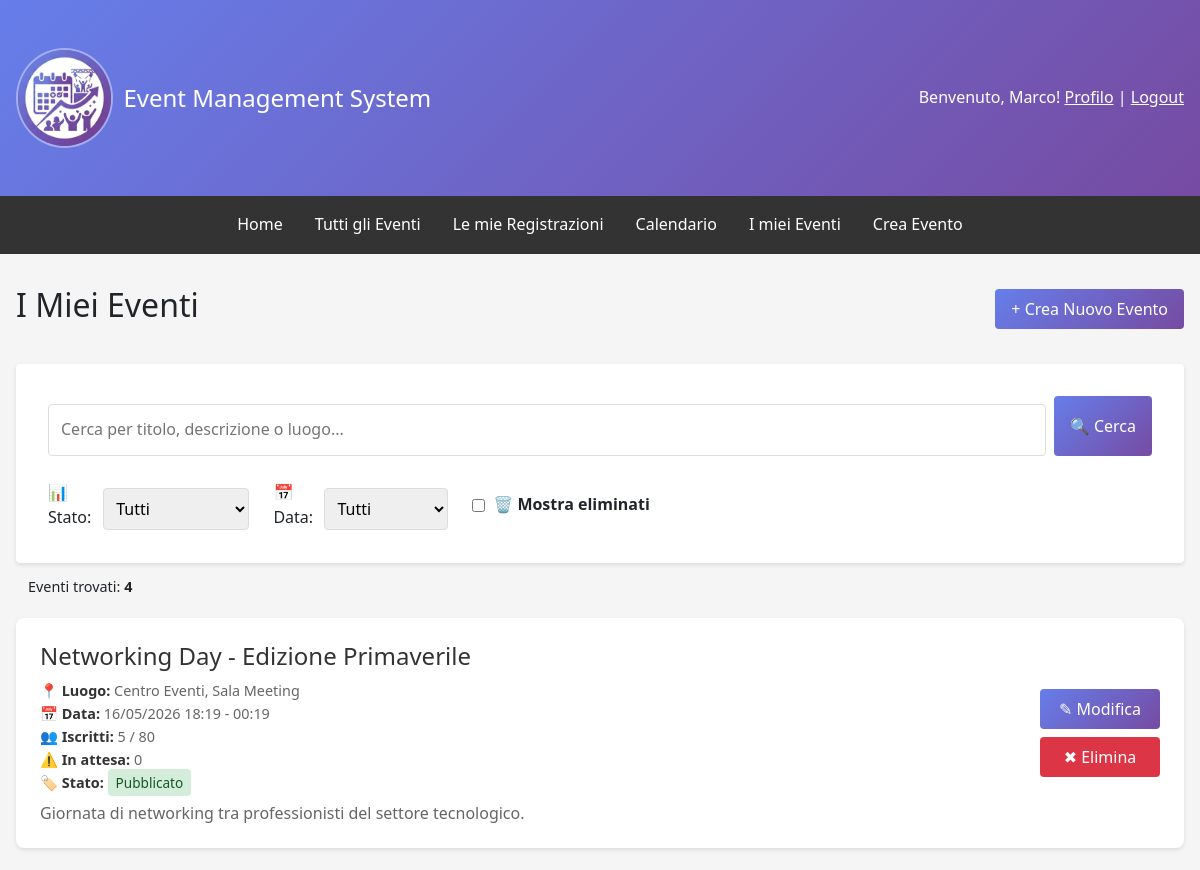
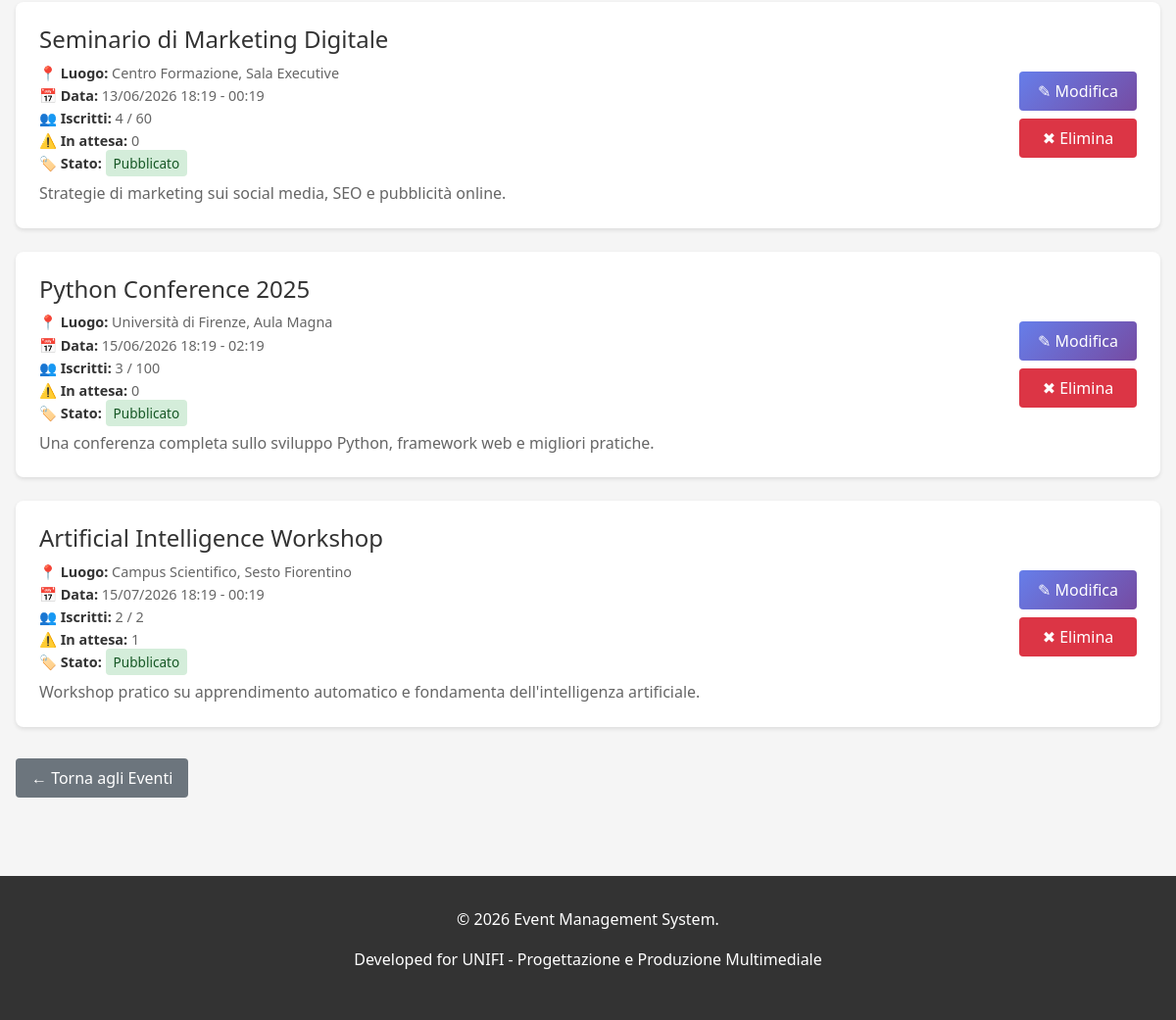
The app's page /events/my-events/ (signed in), older data (2 pictures, top to bottom).
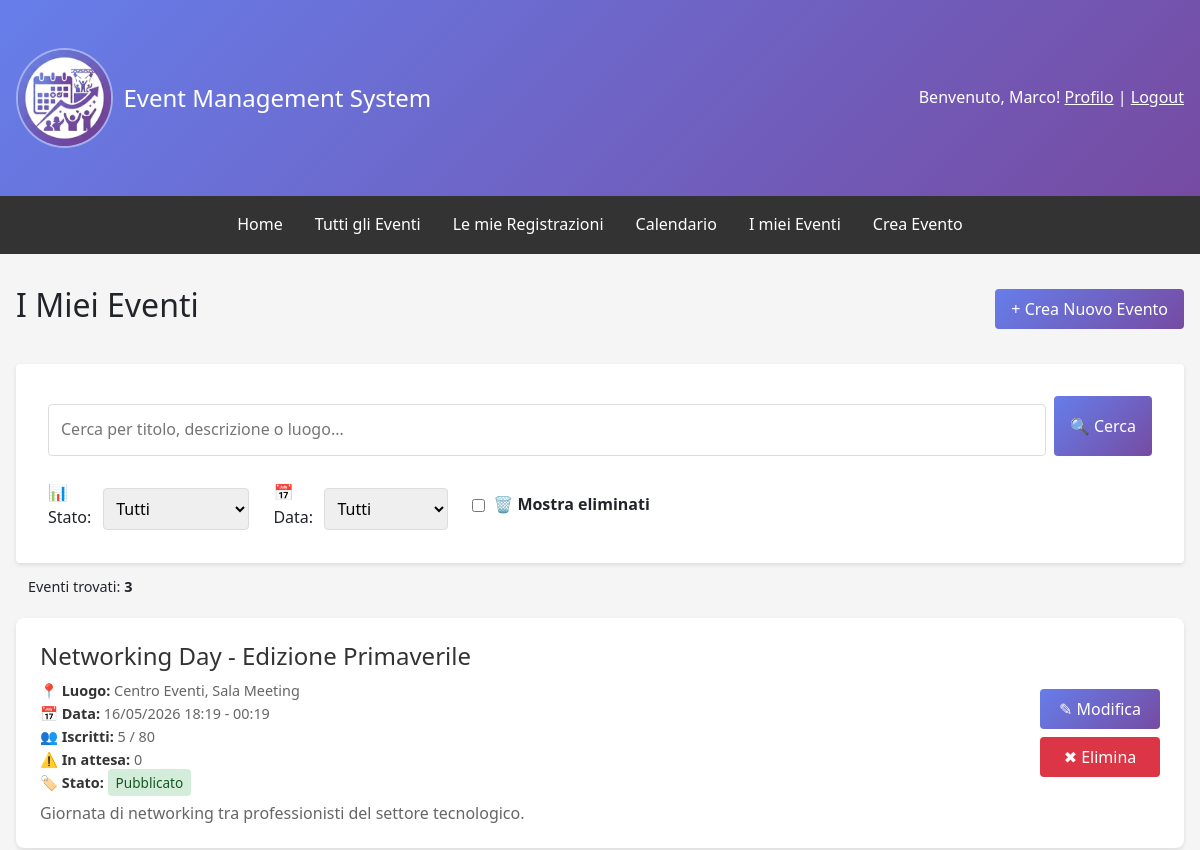
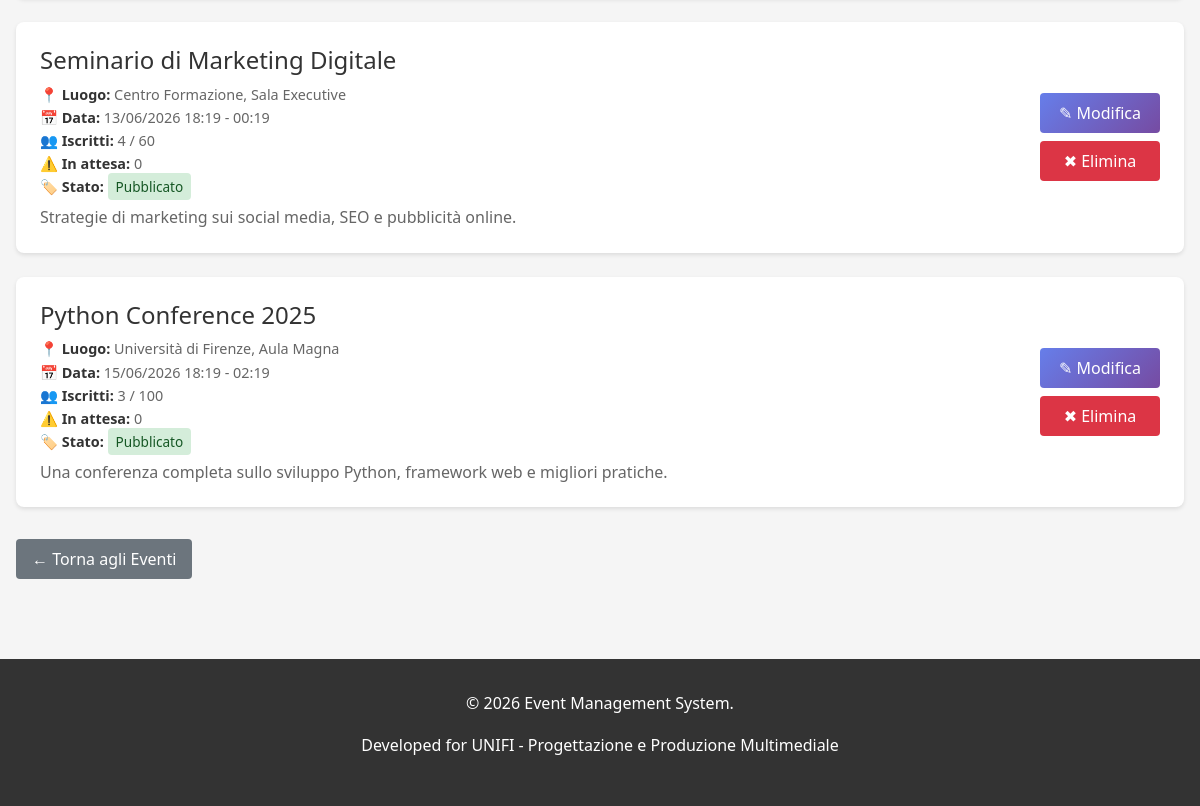
The same page, newer data (2 pictures, top to bottom).
### events/models.py (models this page shows, shortened)
class Event(models.Model):
    STATUS_CHOICES = [('draft', 'Bozza'), ('published', 'Pubblicato'), ('ongoing', 'In Corso'), ('completed', 'Completato'), ('cancelled', 'Annullato')]
    title = models.CharField(max_length=200, verbose_name='Titolo')
    description = models.TextField(verbose_name='Descrizione')
    organizer = models.ForeignKey(User, on_delete=models.CASCADE, related_name='organized_events', verbose_name='Organizzatore')
    location = models.CharField(max_length=255, verbose_name='Luogo')
    start_date = models.DateTimeField(verbose_name='Data e Ora Inizio')
    end_date = models.DateTimeField(verbose_name='Data e Ora Fine')
    max_attendees = models.IntegerField(null=True, blank=True, verbose_name='Numero Massimo Partecipanti')
    image = models.ImageField(upload_to='event_images/', blank=True, null=True, verbose_name='Immagine')
    status = models.CharField(max_length=15, choices=STATUS_CHOICES, default='draft', verbose_name='Stato')
    created_at = models.DateTimeField(auto_now_add=True)
    updated_at = models.DateTimeField(auto_now=True)
    deleted_at = models.DateTimeField(null=True, blank=True, verbose_name='Eliminato il')
    class Meta:
        ordering = ['-start_date']
        permissions = [('can_create_event', 'Può creare eventi'), ('can_edit_own_events', 'Può modificare i propri eventi'), ('can_delete_own_events', 'Può eliminare i propri eventi'), ('can_view_attendees', 'Può visualizzare la lista dei partecipanti')]
    @property
    def get_confirmed_attendees_count(self):
        return self.eventregistration_set.filter(status='confirmed').count()
    def get_pending_attendees_count(self):
        return self.eventregistration_set.filter(status='pending').count()

### events/views.py (the view)
# urls.py: path('my-events/', views.organizer_events, name='organizer_events'),
def organizer_events(request):
    if not request.user.is_authenticated:
        return redirect('users:login')
    try:
        profile = request.user.profile
        is_organizer = profile.role == 'organizer'
    except UserProfile.DoesNotExist:
        is_organizer = False
    is_admin = request.user.is_staff
    if not is_organizer and not is_admin:
        messages.error(request, 'Accesso negato. Solo gli organizzatori possono visualizzare questa pagina.')
        return redirect('events:event_list')
    search_query = request.GET.get('search', '')
    status_filter = request.GET.get('status', '')
    date_filter = request.GET.get('date', '')
    show_deleted = request.GET.get('show_deleted', '') == 'true'
    return_url = request.get_full_path()
    if is_admin:
        queryset = Event.objects.all().order_by('start_date')
    else:
        queryset = Event.objects.filter(organizer=request.user).order_by('start_date')
    if not show_deleted:
        queryset = queryset.filter(deleted_at__isnull=True)
    if search_query:
        queryset = queryset.filter(
            Q(title__icontains=search_query) |
            Q(description__icontains=search_query) |
            Q(location__icontains=search_query)
        )
    if status_filter:
        queryset = queryset.filter(status=status_filter)
    today = timezone.now().date()
    now = timezone.now()
    if date_filter == 'upcoming':
        queryset = queryset.filter(start_date__date__gte=today)
    elif date_filter == 'past':
        queryset = queryset.filter(end_date__date__lt=today)
    elif date_filter == 'ongoing':
        queryset = queryset.filter(start_date__lte=now, end_date__gte=now)
    if is_admin:
        queryset = queryset.order_by('-start_date')  # Admin: più recenti prima
    else:
        if date_filter == 'past':
            queryset = queryset.order_by('-start_date')  # Passati: più recenti prima
        else:
            queryset = queryset.order_by('start_date')  # Prossimi: più vicini prima
    for event in queryset:
        if event.deleted_at:
            event.can_restore = (timezone.now() - event.deleted_at).days < 3
        else:
            event.can_restore = False
    paginator = Paginator(queryset, 10)  # 10 eventi per pagina
    page_number = request.GET.get('page')
    events_page = paginator.get_page(page_number)
    context = {
        'events': events_page,
        'paginator': paginator,
        'title': 'I Miei Eventi',
        'is_admin': is_admin,
        'search_query': search_query,
        'status_filter': status_filter,
        'date_filter': date_filter,
        'show_deleted': show_deleted,
        'return_url': return_url,
        'status_choices': Event._meta.get_field('status').choices,
    }
    return render(request, 'events/organizer_events.html', context)

### templates/events/organizer_events.html (shortened to what this page needs)
{% extends 'base.html' %}
{% block content %}
<div class="organizer-header">
    <h2>{% if is_admin %}Tutti gli Eventi{% else %}{{ title }}{% endif %}</h2>
    {% if not is_admin %}
        <a href="{% url 'events:event_create' %}?next={{ request.GET.next|default:request.path }}" class="btn btn-primary">+ Crea Nuovo Evento</a>
    {% endif %}
</div>
    <form method="get" action="" id="filterForm">
        <div class="search-bar">
            <input type="text"
                   name="search"
                   id="search-box"
                   aria-label="Search-box"
                   placeholder="Cerca per titolo, descrizione o luogo..."
                   value="{{ search_query }}">
            <button type="submit" class="btn btn-primary">🔍 Cerca</button>
        </div>
        <div class="filter-group">
            <div class="filter-item">
                <label>📊 Stato:</label>
                <select aria-label="status" name="status" onchange="this.form.submit()">
                    <option value="">Tutti</option>
                </select>
            </div>
            <div class="filter-item">
                <label>📅 Data:</label>
                <select aria-label="date" name="date" onchange="this.form.submit()">
                    <option value="all" {% if date_filter == 'all' or not date_filter %}selected{% endif %}>Tutti</option>
                </select>
            </div>
            <div class="checkbox-item">
               <input type="checkbox"
                   name="show_deleted"
                   value="true"
                   id="show_deleted"
                   onchange="this.form.submit()">
                <label for="show_deleted">🗑️ Mostra eliminati</label>
            </div>
        </div>
    </form>
<div class="results-info">
    Eventi trovati: <strong>{{ paginator.count }}</strong>
</div>
{% if events %}
    {% for event in events %}
        <div class="event-card" onclick="window.location.href='{% url 'events:event_detail' event.pk %}'" style="cursor: pointer;">
            <div class="event-card-content">
                <div class="event-card-info">
                    <h3 class="event-title">{{ event.title }}</h3>
                    <div class="event-meta">
                        <strong>📍 Luogo:</strong> {{ event.location }}<br>
                        <strong>📅 Data:</strong> {{ event.start_date|date:"d/m/Y H:i" }} - {{ event.end_date|date:"H:i" }}<br>
                        <strong>👥 Iscritti:</strong> {{ event.get_confirmed_attendees_count }}{% if event.max_attendees %} / {{ event.max_attendees }}{% endif %}<br>
                        <strong>⚠️ In attesa:</strong> {{ event.get_pending_attendees_count }}<br>
                        <strong>🏷️ Stato:</strong>
                        <div class="event-status">
                        <span style="padding: 0.25rem 0.5rem; border-radius: 4px; font-size: 0.85rem;
                            {% if event.status == 'published' %}background-color: #d4edda; color: #155724;
                            {% elif event.status == 'draft' %}background-color: #fff3cd; color: #856404;
                            {% elif event.status == 'cancelled' %}background-color: #f8d7da; color: #721c24;
                            {% elif event.status == 'completed' %}background-color: #d1ecf1; color: #0c5460;
                            {% elif event.status == 'ongoing' %}background-color: #e8d9ff; color: #4a1d8c;
                            {% endif %}">
                            {{ event.get_status_display }}
                        </span>
                        </div>
                    </div>
                    <p class="event-description">{{ event.description|truncatewords:30 }}</p>
                </div>
                <div class="event-card-actions">
                    {% if not event.deleted_at %}
                        <a href="{% url 'events:event_update' event.pk %}?next={{ return_url|urlencode }}" class="btn btn-primary">✎ Modifica</a>
                        <a href="{% url 'events:event_delete' event.pk %}?next={{ return_url|urlencode }}" class="btn btn-danger">✖ Elimina</a>
                    {% elif event.can_restore %}
                        <a href="{% url 'events:event_restore' event.pk %}?next={{ return_url|urlencode }}" class="btn btn-success">⟲ Ripristina</a>
                        <a href="{% url 'events:event_delete' event.pk %}?next={{ return_url|urlencode }}" class="btn btn-danger" style="background: #ff0000">✖ Elimina definitivamente</a>
                    {% else %}
                        <a href="{% url 'events:event_delete' event.pk %}?next={{ return_url|urlencode }}" class="btn btn-danger" style="background: #ff0000">✖ Elimina definitivamente</a>
                    {% endif %}
                </div>
            </div>
        </div>
    {% endfor %}
{% endif %}
<div style="margin-top: 2rem;">
    <a href="{% url 'events:event_list' %}" class="btn btn-secondary">← Torna agli Eventi</a>
</div>
{% endblock %}

### templates/base.html (shortened to what this page needs)
{% load static %}
<!DOCTYPE html>
<html lang="it">
<head>
    <link href="https://cdn.jsdelivr.net/npm/bootstrap@5.3.0/dist/css/bootstrap.min.css" rel="stylesheet">
</head>
<body>
    <header>
        <div class="container">
            <div class="header-content">
                <div class="header-logo">
                    <a href="{% url 'home' %}" style="text-decoration: none; color: inherit; display: flex; align-items: center; gap: 10px;">
                        <img src="{% static 'favicon.ico' %}" alt="Event Management System Logo">
                        <h1>Event Management System</h1>
                    </a>
                </div>
                <div class="user-info">
                    {% if user.is_authenticated %}
                        <span>Benvenuto, {{ user.first_name|default:user.username }}!</span>
                        <a href="{% url 'users:profile' %}" style="color: white; text-decoration: underline;">Profilo</a> |
                        <form method="post" action="{% url 'users:logout' %}" style="display: inline; margin: 0; padding: 0; background: none; border:none; outline: none; box-shadow: none;">
                            <button type="submit" style="background: none; border: none; color: white; text-decoration: underline; cursor: pointer; padding: 0; font: inherit; outline: none; box-shadow: none;">
                                Logout
                            </button>
                        </form>
                    {% else %}
                        <a href="{% url 'users:login' %}" style="color: white; text-decoration: underline;">Login</a> |
                        <a href="{% url 'users:register' %}" style="color: white; text-decoration: underline;">Registrati</a>
                    {% endif %}
                </div>
            </div>
        </div>
    </header>
    <nav>
        <div class="nav-links">
            <a href="{% url 'home' %}">Home</a>
            <a href="{% url 'events:event_list' %}">Tutti gli Eventi</a>
            {% if user.is_authenticated %}
                {% if user.is_staff %}
                    <a href="{% url 'events:organizer_events' %}">Gestione Eventi</a>
                    <a href="{% url 'events:deleted_events' %}">Eventi Eliminati</a>
                {% else %}
                    <a href="{% url 'events:user_registrations' %}">Le mie Registrazioni</a>
                    <a href="{% url 'events:calendar_view' %}">Calendario</a>
                {% endif %}
                {% if user.profile.role == 'organizer' %}
                    <a href="{% url 'events:organizer_events' %}">I miei Eventi</a>
                    <a href="{% url 'events:event_create' %}?next={{ request.GET.next|default:request.path }}">Crea Evento</a>
                {% endif %}
            {% endif %}
        </div>
    </nav>
    <div class="container">
        {% block content %}{% endblock %}
    </div>
    <footer>
        <p>&copy; 2026 Event Management System.</p>
        <p>Developed for UNIFI - Progettazione e Produzione Multimediale</p>
    </footer>
</body>
</html>

Row changes from the older to the newer data that the page shows:
no longer on this page (row edited): Event: title "Artificial Intelligence Workshop", location "Campus Scientifico, Sesto Fiorentino", start_date "15/07/2026 18:19", end_date "00:19", get_confirmed_attendees_count "2", max_attendees "2", get_pending_attendees_count "1", status "Pubblicato", description "Workshop pratico su apprendimento automatico e fondamenta dell'intelligenza artificiale."
Text that changed along with them:
{{ paginator.count }}: "4" → "3"
